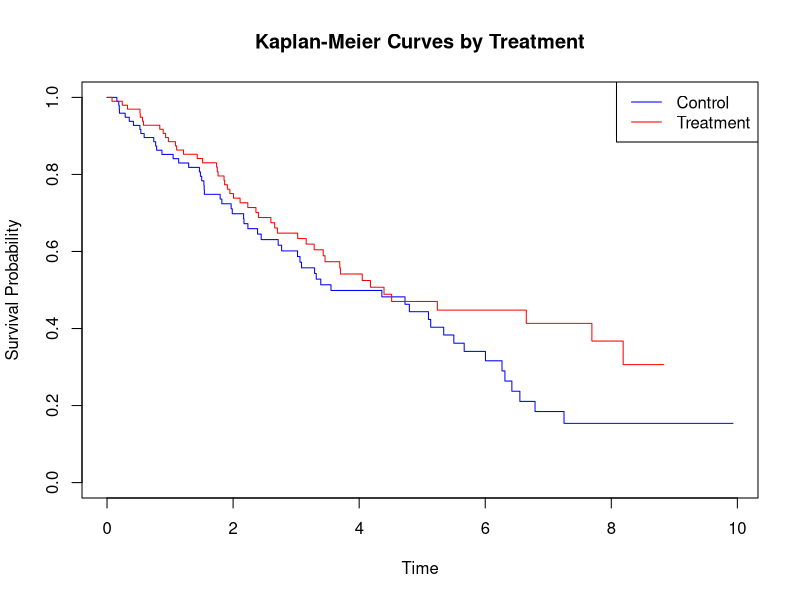
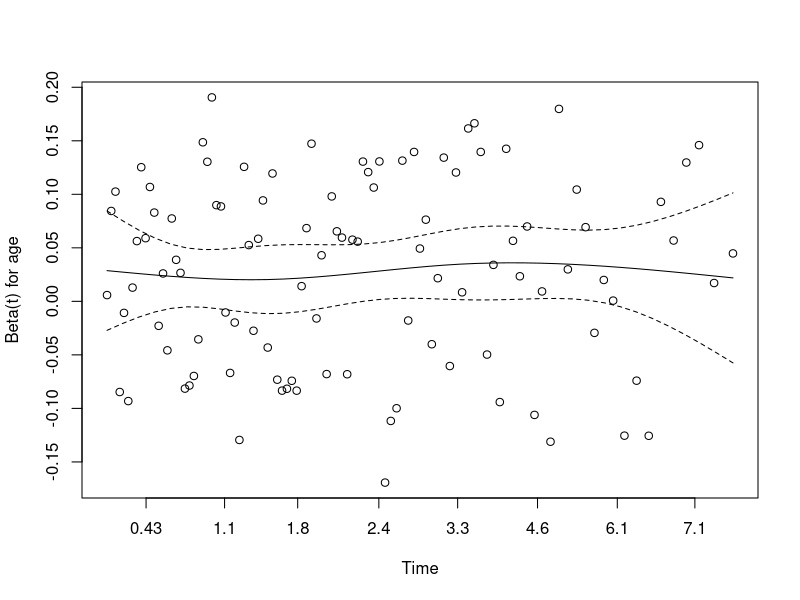
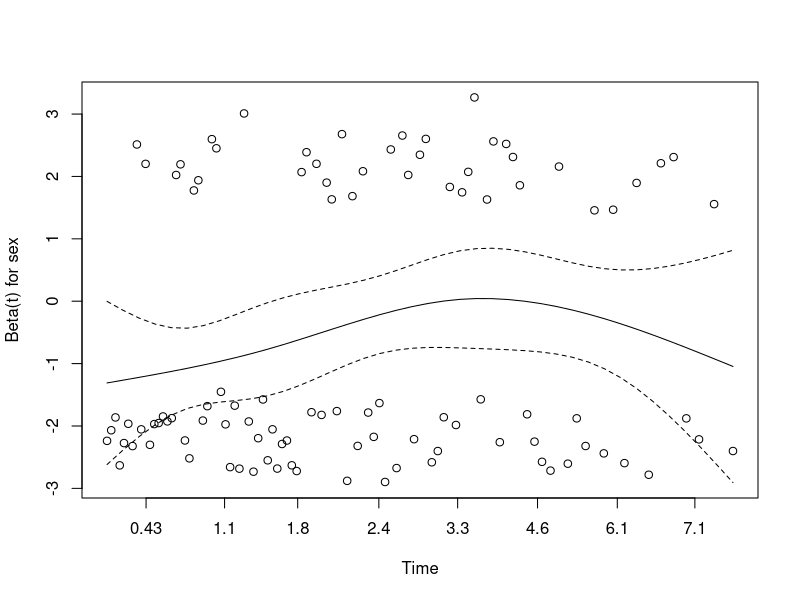
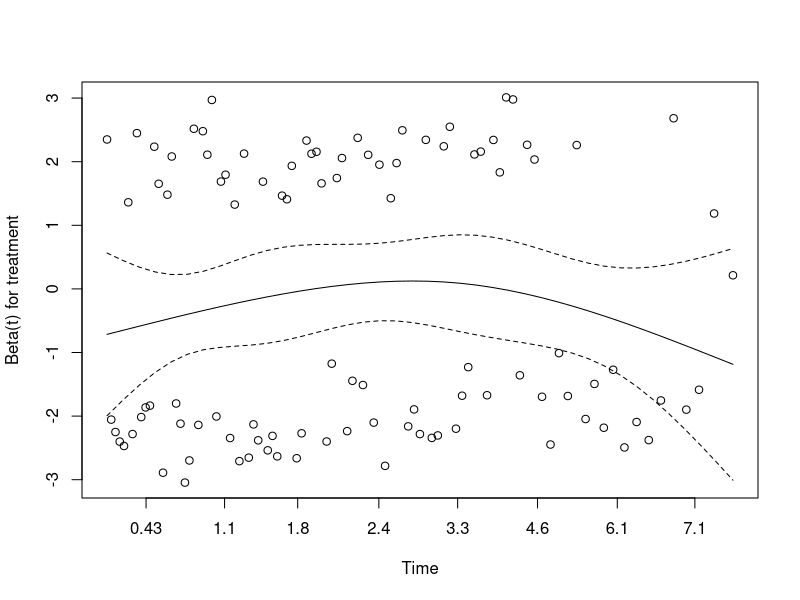
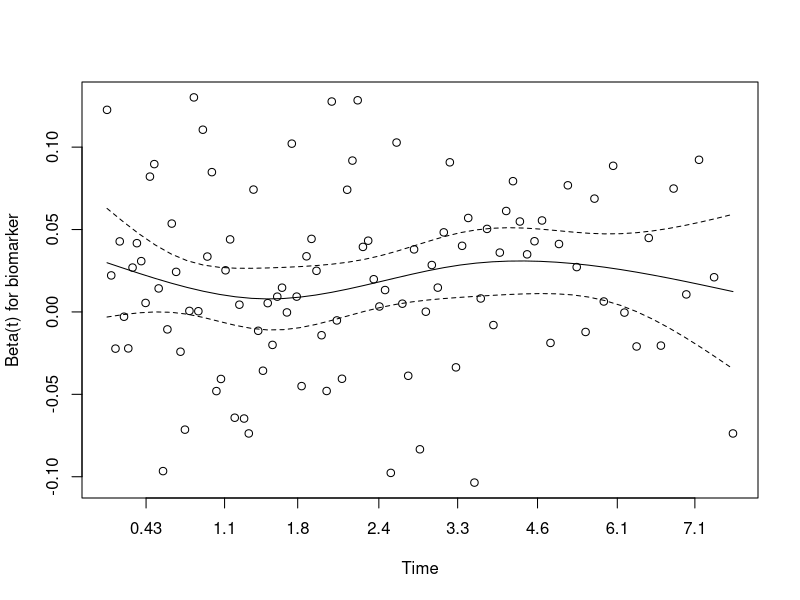
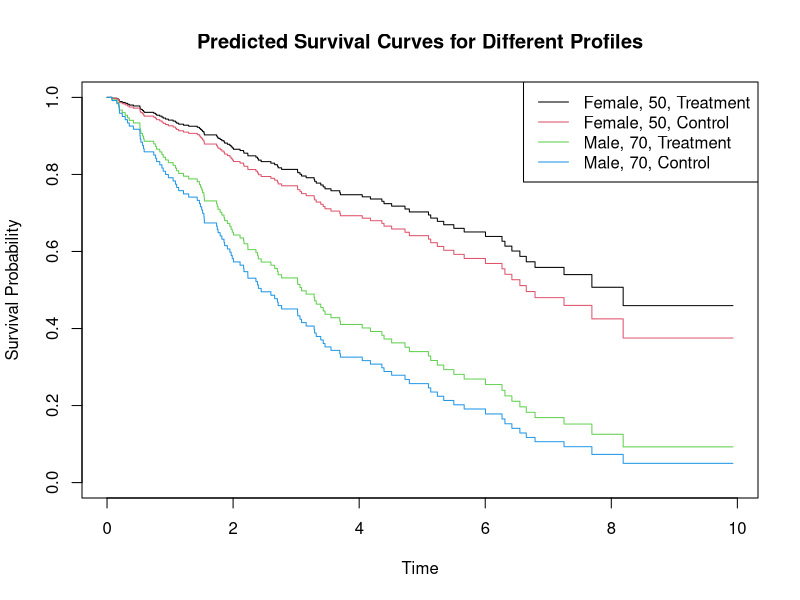

These figures' R source, in order:
# Generate synthetic data for Cox regression
set.seed(123)
n <- 200  # sample size

# Generate covariates
age <- runif(n, 40, 80)
sex <- factor(rbinom(n, 1, 0.5), labels = c("Male", "Female"))
treatment <- factor(rbinom(n, 1, 0.5), labels = c("Control", "Treatment"))
biomarker <- rnorm(n, mean = 100, sd = 20)

# Generate survival times based on covariates
# Higher age, male sex, and higher biomarker are associated with shorter survival
lambda <- exp(-4 + 0.02 * age + 0.5 * (sex == "Male") - 
              0.8 * (treatment == "Treatment") + 0.01 * biomarker)
event_time <- rexp(n, rate = lambda)
censoring_time <- runif(n, 0, 10)  # administrative censoring

# Determine observed time and censoring indicator
observed_time <- pmin(event_time, censoring_time)
event <- as.numeric(event_time <= censoring_time)  # 1=event observed, 0=censored

# Create data frame
df <- data.frame(
  time = observed_time,
  event = event,
  age = age,
  sex = sex,
  treatment = treatment,
  biomarker = biomarker
)

# Descriptive statistics
summary(df)
table(df$event)  # number of events vs. censored
table(df$event, df$treatment)  # events by treatment group
table(df$event, df$sex)  # events by sex

# Kaplan-Meier curves
library(survival)
km_fit <- survfit(Surv(time, event) ~ treatment, data = df)
plot(km_fit, xlab = "Time", ylab = "Survival Probability", 
     main = "Kaplan-Meier Curves by Treatment", col = c("blue", "red"))
legend("topright", levels(df$treatment), col = c("blue", "red"), lty = 1)

# Log-rank test for equality of survival curves
survdiff(Surv(time, event) ~ treatment, data = df)

# Cox proportional hazards model
cox_model <- coxph(Surv(time, event) ~ age + sex + treatment + biomarker, data = df)
summary(cox_model)

# Hazard ratios and confidence intervals
hazard_ratios <- exp(coef(cox_model))
conf_int <- exp(confint(cox_model))
hr_table <- cbind("Hazard Ratio" = hazard_ratios, conf_int)
print(hr_table)

# Check proportional hazards assumption
ph_test <- cox.zph(cox_model)
print(ph_test)
plot(ph_test)

# Predicted survival curves for specific profiles
new_data <- data.frame(
  age = c(50, 50, 70, 70),
  sex = factor(c("Female", "Female", "Male", "Male"), levels = levels(df$sex)),
  treatment = factor(c("Treatment", "Control", "Treatment", "Control"), levels = levels(df$treatment)),
  biomarker = c(100, 100, 100, 100)
)

pred_surv <- survfit(cox_model, newdata = new_data)
plot(pred_surv, col = 1:4, xlab = "Time", ylab = "Survival Probability",
     main = "Predicted Survival Curves for Different Profiles")
legend("topright", c("Female, 50, Treatment", "Female, 50, Control", 
                     "Male, 70, Treatment", "Male, 70, Control"),
       col = 1:4, lty = 1) 